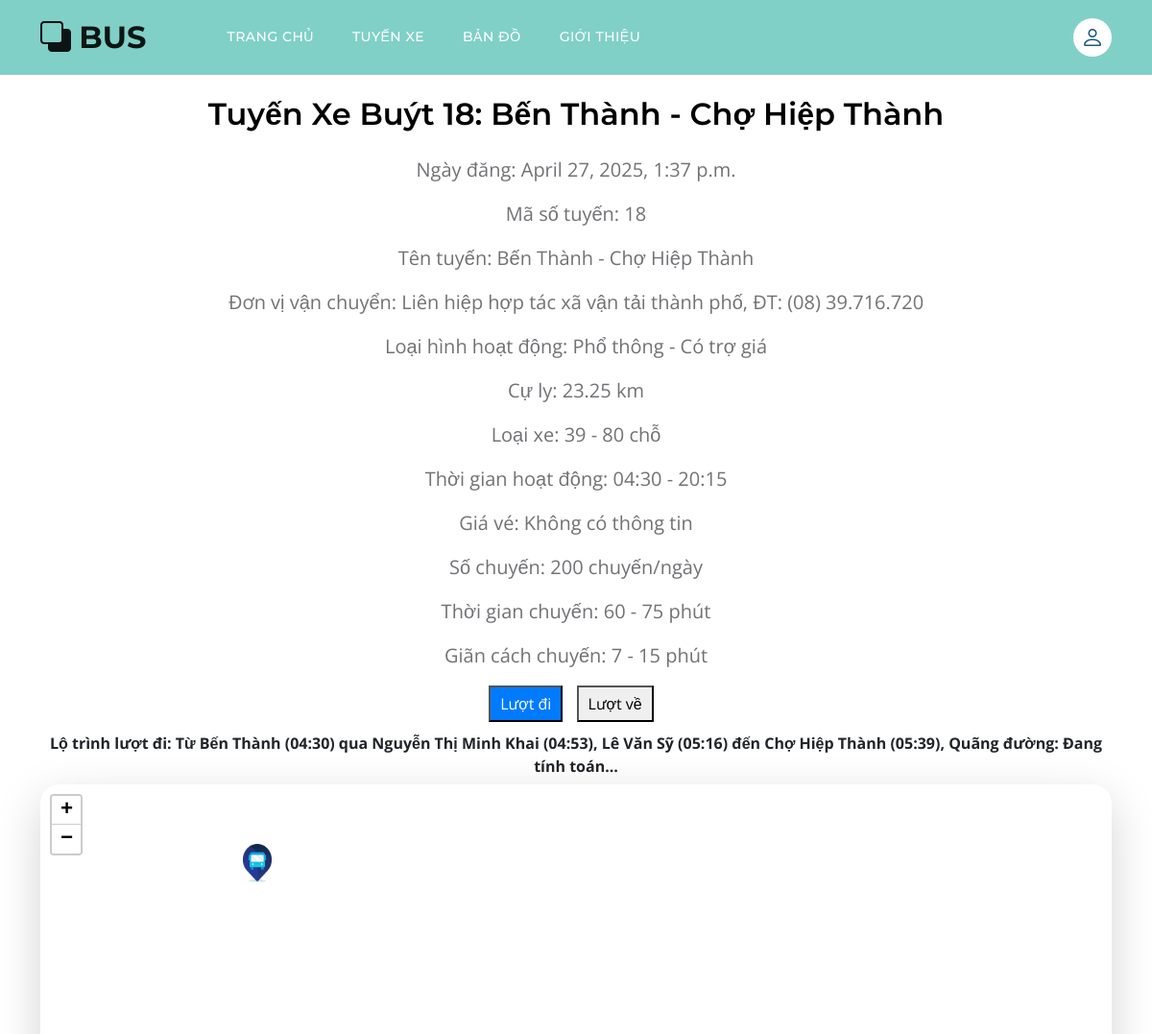
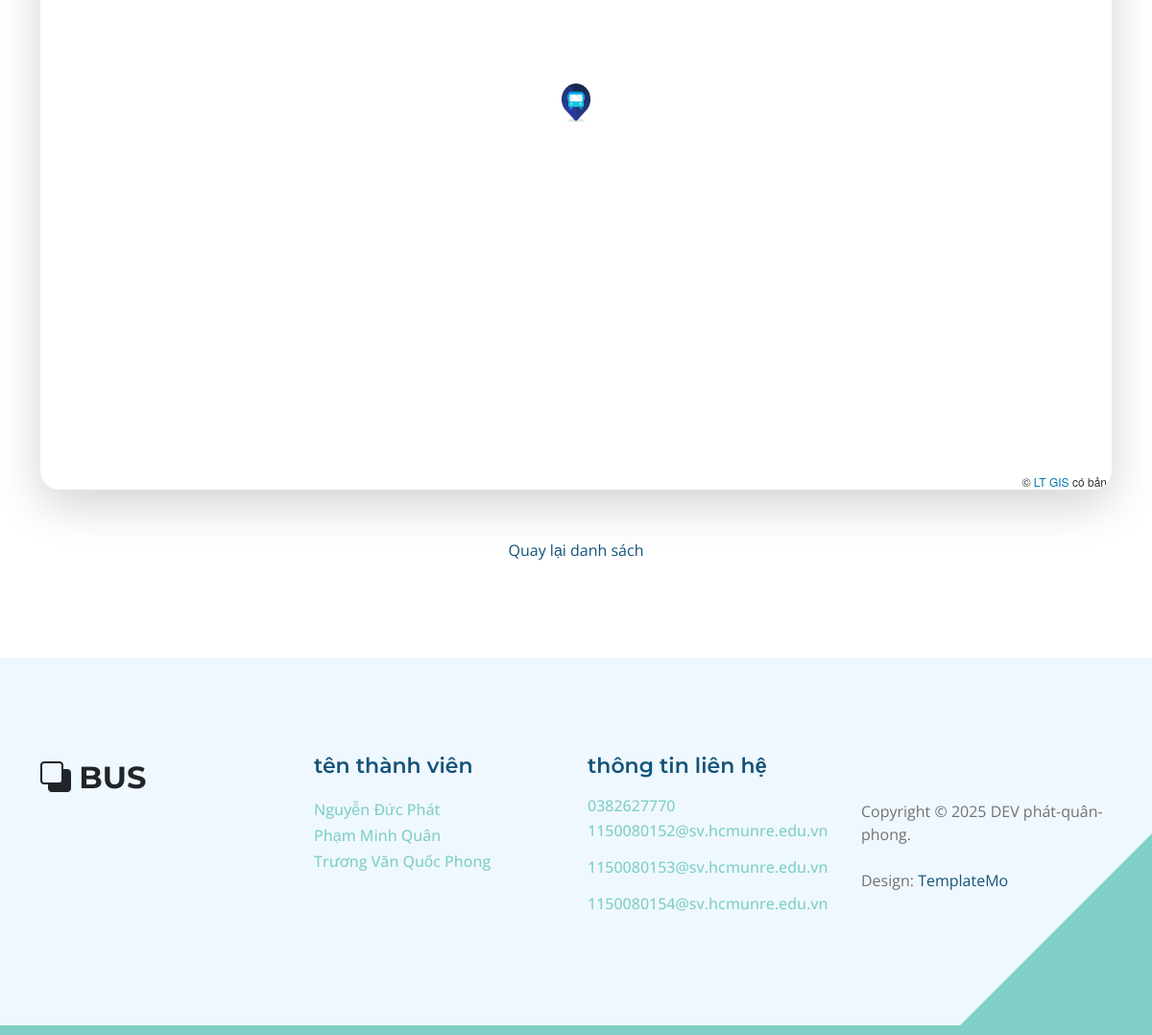
The page /bai-viet/tuyen-xe-buyt-18-ben-thanh-cho-hiep-thanh/ on the database its author committed (2 pictures, top to bottom).
### posts/models.py (models this page shows, shortened)
class Post(models.Model):
    title = models.CharField(max_length=100)
    body = models.TextField()
    slug = models.SlugField(unique=True)
    date = models.DateTimeField(auto_now_add=True)
    points_outbound = models.JSONField(default=list, blank=True)
    points_inbound = models.JSONField(default=list, blank=True)

### posts/views.py (the view)
# urls.py: path("<slug:slug>/", views.post_page, name="page"),
def post_page(request, slug):
    detail = get_object_or_404(Post, slug=slug)
    return render(request, "posts/post_page.html", {"detail": detail})

### posts/templates/posts/post_page.html (shortened to what this page needs)
{% extends "index.html" %} {% load static %} {% block map %}
<link rel="stylesheet" href="{% static 'leaflet/leaflet.css' %}" />
<link rel="stylesheet" href="{% static 'css/map.css' %}" />
<link
  rel="stylesheet"
  href="https://unpkg.com/leaflet-routing-machine@latest/dist/leaflet-routing-machine.css"
/>
{% endblock %} {% block content %}
<section class="section-padding">
  <div class="container">
    <div class="row">
      <div class="col-lg-12 col-12 text-center">
        <h3 class="mb-4">{{ detail.title }}</h3>
        <p>Ngày đăng: {{ detail.date }}</p>
        <div>
          <p>{{ detail.body|safe }}</p>
        </div>
        <div class="route-toggle">
          <button id="show-outbound" class="active">Lượt đi</button>
          <button id="show-inbound">Lượt về</button>
        </div>
        <div id="route-distance">Quãng đường: Đang tính toán...</div>
        <div id="map" class="custom-block bg-white shadow-lg mb-5" style="height:770px"></div>
        <a href="{% url 'posts:list' %}">Quay lại danh sách</a>
      </div>
    </div>
  </div>
</section>
{% endblock %}

### static/css/templatemo-topic-listing.css (style rules this page uses)
:root { --white-color: #ffffff; --primary-color: #13547a; --secondary-color: #80d0c7; --section-bg-color: #f0f8ff; --custom-btn-bg-color: #80d0c7; --custom-btn-bg-hover-color: #13547a; --dark-color: #000000; --p-color: #717275; --border-color: #7fffd4; --link-hover-color: #13547a; --body-font-family: 'Open Sans', sans-serif; --title-font-family: 'Montserrat', sans-serif; --h1-font-size: 58px; --h2-font-size: 46px; --h3-font-size: 32px; --h4-font-size: 28px; --h5-font-size: 24px; --h6-font-size: 22px; --p-font-size: 20px; --menu-font-size: 14px; --btn-font-size: 18px; --copyright-font-size: 16px; --border-radius-large: 100px; --border-radius-medium: 20px; --border-radius-small: 10px; --font-weight-normal: 400; --font-weight-medium: 500; --font-weight-semibold: 600; --font-weight-bold: 700; }
body { background-color: var(--white-color); font-family: var(--body-font-family); }
h2, h3, h4, h5, h6 { color: var(--dark-color); }
h1, h2, h3, h4, h5, h6 { font-family: var(--title-font-family); font-weight: var(--font-weight-semibold); }
h3 { font-size: var(--h3-font-size); }
p { color: var(--p-color); font-size: var(--p-font-size); font-weight: var(--font-weight-normal); }
a, button { touch-action: manipulation; transition: all 0.3s; }
a { display: inline-block; color: var(--primary-color); text-decoration: none; }
.section-padding { padding-top: 100px; padding-bottom: 100px; }
.custom-block { border-radius: var(--border-radius-medium); position: relative; overflow: hidden; transition: all 0.3s ease; height: 100%; transform: translateY(-3px); }

### static/css/map.css (style rules this page uses)
#map { width: 100%; height: 100%; }

### posts/templates/posts/post_page.html (style rules this page uses)
#map { width: 100%; height: 100%; }
.route-toggle { margin: 10px 0; }
.route-toggle button { margin-right: 10px; padding: 5px 10px; }
.route-toggle button.active { background-color: #007bff; color: white; }
#route-distance { margin: 10px 0; font-weight: bold; }

### rows shown on the page
Post: title "Tuyến Xe Buýt 18: Bến Thành - Chợ Hiệp Thành", date "April 27, 2025, 1:37 p.m.", body "Mã số tuyến: 18 Tên tuyến: Bến Thành - Chợ Hiệp Thành Đơn vị vận chuyển: Liên hiệp hợp tác xã vận tải thành phố, ĐT: (08) 39.716.720 Loại hình hoạt động: Phổ thông - Có trợ giá Cự ly: 23.25 km Loại xe: 39 - 80 chỗ Thời gian hoạt động: 04:30 - 20:15 Giá vé: Không có thông tin Số chuyến: 200 chuyến/ngày Thời gian chuyến: 60 - 75 phút Giãn cách chuyến: 7 - 15 phút"
